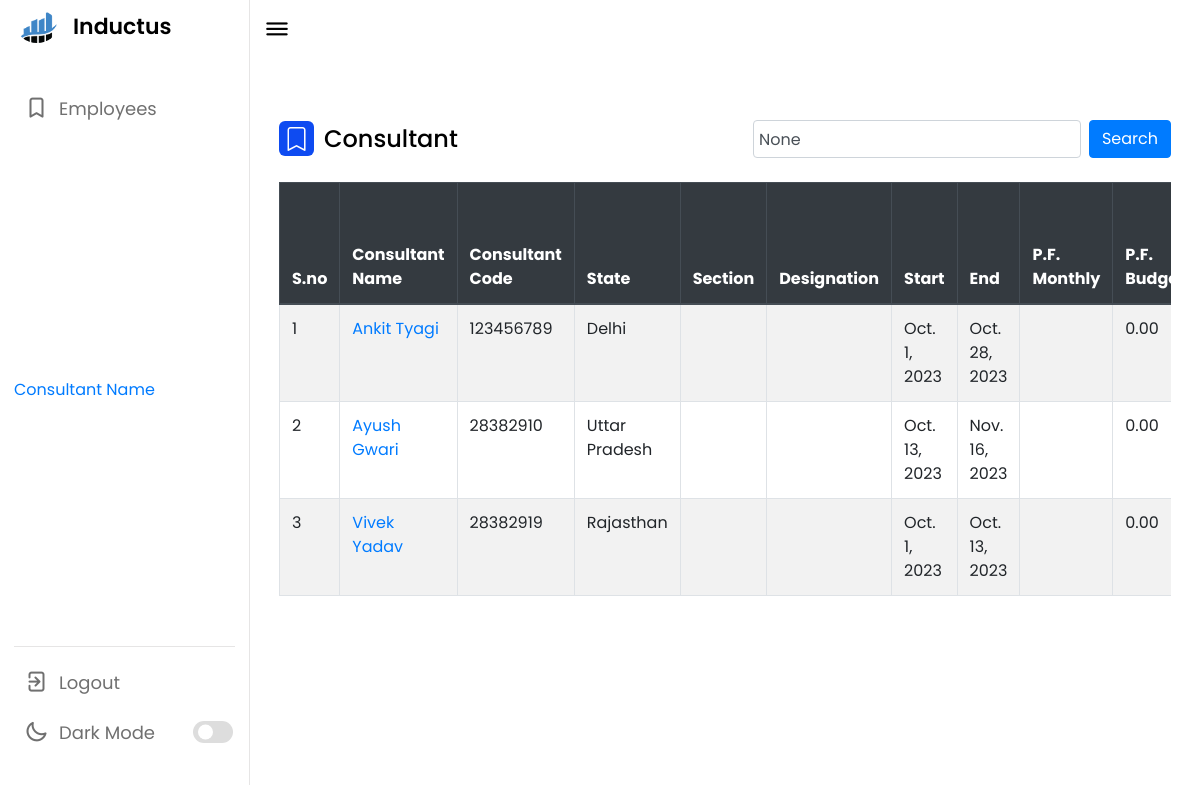
The app's page /search/ (signed in) with its own data.
### base/models.py (models this page shows, shortened)
class Employee(models.Model):
    uuid = models.UUIDField(default = uuid.uuid4,primary_key=True,editable=False)
    Emp_name = models.CharField(max_length=30)
    email = models.EmailField(max_length=50,default="gmail.com")
    contract_no = models.IntegerField()
    s_no = models.IntegerField()
    state = models.CharField(
        max_length=100,
        default='',
        validators=[
            RegexValidator(
                regex='^[a-zA-Z]+$',
                code='invalid_state'
            )
        ]
    )
    programme = models.CharField(
        max_length=100,
        default='',
        validators=[
            RegexValidator(
                regex='^[a-zA-Z]+$',
                code='invalid_state'
            )
        ]
    )
    designation=models.CharField(max_length=100,default = "",null=True)
    contract_start_date = models.DateField()
    contract_end_date = models.DateField()
    profFee_monthly = models.CharField(max_length=50,default = "",null=True)
    P_F_Budget = models.DecimalField(max_digits=12, decimal_places=2,default=0.00) #Wrong
    Travel_Budget = models.DecimalField(max_digits=20, decimal_places=2,default=0.00)
    Travel_Days_Budget= models.DecimalField(max_digits=20, decimal_places=2,default=0.00)
    DSA_Budget = models.DecimalField(max_digits=20, decimal_places=2,default=0.00)
    DSA_Days_Budget = models.DecimalField(max_digits=20, decimal_places=2,default=0.00)
    Terminal_Charges_Budget = models.DecimalField(max_digits=5, decimal_places=2, blank=True,default=0.00)

### base/views.py (the view)
# urls.py: path('search/',Search,name = "search"),
@login_required(login_url='login')
def Search(request):
    search_query = request.GET.get('search_query')
    if search_query:
        employ = Employee.objects.filter( Q(Emp_name__icontains=search_query) | Q(contract_no__icontains=search_query))
    else:
        employ = Employee.objects.all()
    context = {
        'employ': employ,
        'search_query': search_query,
        }
    return render(request,'employees.html',context)

### base/templates/employees.html (shortened to what this page needs)
{% extends 'base.html' %}
{% load static %}
{% block start %}
<div class="container mt-5">
    <div class="emp-title mb-4">
        <div class="title-wrapper">
            <i class="bi bi-bookmark"></i>
            <span class="text">Consultant</span>
        </div>
        <form id="search-form" method="get" action="/search" class="search-box form-inline">
            <input name="search_query" type="text" value="{{ search_query }}" class="form-control mr-sm-2" placeholder="Search Consultant...">
            <button type="submit" class="btn btn-primary">Search</button>
        </form>
    </div>
    <div class="table-responsive">
        <table class="table table-striped table-bordered">
            <thead class="thead-dark">
                <tr>
                    <th scope="col">S.no</th>
                    <th scope="col">Consultant Name</th>
                    <th scope="col">Consultant Code</th>
                    <th scope="col">State</th>
                    <th scope="col">Section</th>
                    <th scope="col">Designation</th>
                    <th scope="col">Start</th>
                    <th scope="col">End</th>
                    <th scope="col">P.F. Monthly</th>
                    <th scope="col">P.F. Budget</th>
                </tr>
            </thead>
            <tbody>
                {% for employee in employ %}
                <tr>
                    <td>{{ forloop.counter }}</td>
                    <td><a href="{% url 'employee' employee.uuid %}" class="text-decoration-none">{{ employee.Emp_name }}</a></td>
                    <td>{{ employee.contract_no }}</td>
                    <td>{{ employee.state }}</td>
                    <td>{{ employee.programme }}</td>
                    <td>{{ employee.designation }}</td>
                    <td>{{ employee.contract_start_date }}</td>
                    <td>{{ employee.contract_end_date }}</td>
                    <td>{{ employee.profFee_monthly }}</td>
                    <td>{{ employee.P_F_Budget }}</td>
                </tr>
                {% endfor %}
            </tbody>
        </table>
    </div>
</div>
{% endblock %}

### base/templates/base.html (shortened to what this page needs)
{% load static %}
<!DOCTYPE html>
<html lang="en">
<head>
    <link rel="stylesheet" href="{% static 'style.css' %}">
    <link rel="stylesheet" href="https://unicons.iconscout.com/release/v4.0.0/css/line.css">
    <link href="https://cdn.jsdelivr.net/npm/bootstrap-icons/font/bootstrap-icons.css" rel="stylesheet">
    <link rel="stylesheet" href="https://stackpath.bootstrapcdn.com/bootstrap/4.5.2/css/bootstrap.min.css">
</head>
<body>
    <nav>
        <div class="logo-name">
            <div class="logo-image">
                <img src="{% static 'img/logo.png' %}" alt="">
            </div>
            <a href="{% url 'employees' %}" style="text-decoration: none;"><span class="logo_name">Inductus</span></a>
        </div>
        <div class="menu-items">
            <ul class="nav-links">
                <li><a href="{% url 'employees' %}">
                        <i class="uil uil-bookmark"></i>
                        <span class="link-name">Employees</span>
                    </a></li>
            </ul>
                <ul class="nav-links">
                  <li><a href="/myapp/">Consultant Name</a></li>
                </ul>
            <ul class="logout-mode">
                <li><a href="{% url 'logout' %}">
                        <i class="uil uil-signout"></i>
                        <span class="link-name">Logout</span>
                    </a></li>
                <li class="mode">
                    <a href="#">
                        <i class="uil uil-moon"></i>
                        <span class="link-name">Dark Mode</span>
                    </a>
                    <div class="mode-toggle">
                        <span class="switch"></span>
                    </div>
                </li>
            </ul>
        </div>
    </nav>
    <section class="dashboard">
        <div class="top">
            <i class="uil uil-bars sidebar-toggle"></i>
        </div>
        <div class="dash-content">
            <div class="overview">
                {% block start %}
                {% endblock %}
            </div>
        </div>
    </section>
</body>
</html>

### static/style.css (style rules this page uses)
* { margin: 0; padding: 0; box-sizing: border-box; font-family: 'Poppins', sans-serif; }
:root { --primary-color: #0E4BF1; --panel-color: #FFF; --text-color: #000; --black-light-color: #707070; --border-color: #e6e5e5; --toggle-color: #DDD; --box1-color: #4DA3FF; --box2-color: #FFE6AC; --box3-color: #E7D1FC; --title-icon-color: #fff; --tran-05: all 0.5s ease; --tran-03: all 0.3s ease; --tran-03: all 0.2s ease; }
body { min-height: 100vh; }
nav { position: fixed; top: 0; left: 0; height: 100%; width: 250px; padding: 10px 14px; background-color: var(--panel-color); border-right: 1px solid var(--border-color); transition: var(--tran-05); }
nav .logo-name { display: flex; align-items: center; }
nav .logo-image { display: flex; justify-content: center; min-width: 45px; }
nav .logo-image img { width: 40px; object-fit: cover; border-radius: 50%; }
nav .logo-name .logo_name { font-size: 22px; font-weight: 600; color: var(--text-color); margin-left: 14px; transition: var(--tran-05); }
nav .menu-items { margin-top: 40px; height: calc(100% - 90px); display: flex; flex-direction: column; justify-content: space-between; }
.menu-items li { list-style: none; }
.menu-items li a { display: flex; align-items: center; height: 50px; text-decoration: none; position: relative; }
.menu-items li a i { font-size: 24px; min-width: 45px; height: 100%; display: flex; align-items: center; justify-content: center; color: var(--black-light-color); }
.menu-items li a .link-name { font-size: 18px; font-weight: 400; color: var(--black-light-color); transition: var(--tran-05); }
.menu-items .logout-mode { padding-top: 10px; border-top: 1px solid var(--border-color); }
.menu-items .mode { display: flex; align-items: center; white-space: nowrap; }
.menu-items .mode-toggle { position: absolute; right: 14px; height: 50px; min-width: 45px; display: flex; align-items: center; justify-content: center; cursor: pointer; }
.mode-toggle .switch { position: relative; display: inline-block; height: 22px; width: 40px; border-radius: 25px; background-color: var(--toggle-color); }
.switch:before { content: ""; position: absolute; left: 5px; top: 50%; transform: translateY(-50%); height: 15px; width: 15px; background-color: var(--panel-color); border-radius: 50%; transition: var(--tran-03); }
.dashboard { position: relative; left: 250px; background-color: var(--panel-color); min-height: 100vh; width: calc(100% - 250px); padding: 10px 14px; transition: var(--tran-05); }
.dashboard .top { position: fixed; top: 0; left: 250px; display: flex; width: calc(100% - 250px); justify-content: space-between; align-items: center; padding: 10px 14px; background-color: var(--panel-color); transition: var(--tran-05); z-index: 10; }
.dashboard .top .sidebar-toggle { font-size: 26px; color: var(--text-color); cursor: pointer; }
.dashboard .dash-content { padding-top: 50px; }
.title-wrapper { display:flex; }
.search-box { display: flex ; }
.search-box input { margin-left: 8px; padding:5px; }
.emp-title i { position: relative; height: 35px; width: 35px; background-color: var(--primary-color); border-radius: 6px; color: var(--title-icon-color); display: flex; align-items: center; justify-content: center; font-size: 24px; }
.emp-title .text { font-size: 24px; font-weight: 500; color: var(--text-color); margin-left: 10px; }
.emp-title { display: flex; align-items: center; margin: 60px 0 30px 0; justify-content: space-between !important; }

### records on screen
Employee: Emp_name "Ankit Tyagi", contract_no "123456789", state "Delhi", contract_start_date "Oct. 1, 2023", contract_end_date "Oct. 28, 2023", P_F_Budget "0.00"
Employee: Emp_name "Ayush Gwari", contract_no "28382910", state "Uttar Pradesh", contract_start_date "Oct. 13, 2023", contract_end_date "Nov. 16, 2023", P_F_Budget "0.00"
Employee: Emp_name "Vivek Yadav", contract_no "28382919", state "Rajasthan", contract_start_date "Oct. 1, 2023", contract_end_date "Oct. 13, 2023", P_F_Budget "0.00"
